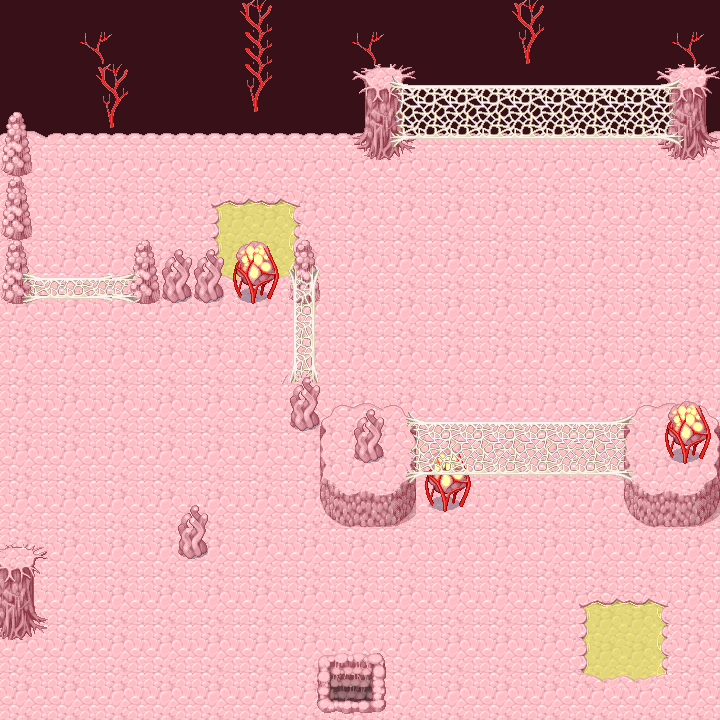

Rendered tile map (Tiled .tmx) drawn with the repository's tilesets; below, a short description and the map source with its tile grids summarised:
An orthogonal 45x45 tile map with 16x16 px tiles, 4 tile layers (background, first, second, third), 2 tilesets and 37 objects (17x barrier, 4x semi-transparent, entrance).

<map version="1.0" orientation="orthogonal" width="45" height="45" tilewidth="16" tileheight="16">
 <properties>
  <property name="scene-type" value="field" />
  <property name="sound" value="sounds/dungeon.mp3" />
  <property name="tmx" value="maps/M306.tmx" />
 </properties>
 <tileset firstgid="1" name="049-InnerBody01" tilewidth="16" tileheight="16">
  <image source="049-InnerBody01.png" width="256" height="672" />
 </tileset>
 <tileset firstgid="673" name="barrier-mask4" tilewidth="16" tileheight="16">
  <image source="barrier-mask4.png" width="64" height="64" />
 </tileset>
 <layer name="background" width="45" height="45">
  <data>[2025 cells, 2025 non-empty, 49 distinct tile ids]</data>
 </layer>
 <layer name="first" width="45" height="45">
  <data>[2025 cells, 309 non-empty, 111 distinct tile ids]</data>
 </layer>
 <layer name="second" width="45" height="45">
  <data>[2025 cells, 235 non-empty, 110 distinct tile ids]</data>
 </layer>
 <layer name="third" width="45" height="45">
  <data>[2025 cells, 123 non-empty, 58 distinct tile ids]</data>
 </layer>
 <objectgroup name="barriers" width="45" height="45">
  <object type="barrier" x="0" y="0" width="720" height="128" />
  <object type="barrier" x="352" y="128" width="64" height="32" />
  <object type="barrier" x="656" y="128" width="64" height="32" />
  <object type="barrier" x="0" y="128" width="32" height="176" />
  <object type="barrier" x="32" y="272" width="288" height="32" />
  <object type="barrier" x="288" y="304" width="32" height="128" />
  <object type="barrier" x="320" y="400" width="96" height="128" />
  <object type="barrier" x="624" y="400" width="96" height="128" />
  <object type="barrier" x="416" y="480" width="64" height="32" />
  <object type="barrier" x="0" y="608" width="48" height="32" />
  <object type="barrier" x="176" y="528" width="32" height="32" />
  <object type="barrier" x="-32" y="304" width="32" height="416" />
  <object type="barrier" x="-32" y="720" width="752" height="16" />
  <object type="barrier" x="720" y="128" width="16" height="608" />
  <object type="barrier" x="304" y="656" width="16" height="48" />
  <object type="barrier" x="384" y="656" width="16" height="48" />
  <object type="barrier" x="304" y="704" width="96" height="16" />
 </objectgroup>
 <objectgroup name="entrances" width="45" height="45">
  <object name="body" type="entrance" x="320" y="656" width="64" height="48">
   <properties>
    <property name="ID" value="M304" />
    <property name="dest" value="dungeon-4-north" />
   </properties>
  </object>
 </objectgroup>
 <objectgroup name="semi-transparents" width="45" height="45">
  <object type="semi-transparent" x="128" y="240" width="192" height="32" />
  <object type="semi-transparent" x="416" y="416" width="208" height="64" />
  <object type="semi-transparent" x="176" y="496" width="32" height="32" />
  <object type="semi-transparent" x="0" y="544" width="48" height="64" />
 </objectgroup>
 <objectgroup name="objects" width="45" height="45">
  <object x="421" y="242">
   <properties>
    <property name="ID" value="E403" />
    <property name="flags" value="F408,F401,F405,F403,F411,F413" />
   </properties>
  </object>
  <object x="498" y="227">
   <properties>
    <property name="ID" value="E404" />
    <property name="flags" value="F408,F411,F402,F403,F404,F406" />
   </properties>
  </object>
  <object x="592" y="238">
   <properties>
    <property name="ID" value="E415" />
    <property name="flags" value="F408,F411,F407,F413,F404,F408" />
   </properties>
  </object>
  <object x="455" y="169">
   <properties>
    <property name="ID" value="E417" />
    <property name="flags" value="F408,F412,F401,F405,F409,F410" />
   </properties>
  </object>
  <object x="545" y="171">
   <properties>
    <property name="ID" value="E418" />
    <property name="flags" value="F408,F401,F410,F402,F403,F408" />
   </properties>
  </object>
  <object x="114" y="410">
   <properties>
    <property name="ID" value="E411" />
    <property name="flags" value="F409,F412,F402,F403,F401,F406" />
   </properties>
  </object>
  <object x="196" y="377">
   <properties>
    <property name="ID" value="E412" />
    <property name="flags" value="F409,F413,F406,F410,F402,F401" />
   </properties>
  </object>
  <object x="43" y="369">
   <properties>
    <property name="ID" value="E417" />
    <property name="flags" value="F409,F405,F412,F403,F408,F409" />
   </properties>
  </object>
  <object x="107" y="331">
   <properties>
    <property name="ID" value="E419" />
    <property name="flags" value="F409,F404,F405,F402,F412,F407" />
   </properties>
  </object>
  <object x="333" y="197">
   <properties>
    <property name="ID" value="E417" />
    <property name="flags" value="F408,F410,F405,F406,F402,F401" />
   </properties>
  </object>
  <object x="527" y="320">
   <properties>
    <property name="ID" value="E415" />
    <property name="flags" value="F408,F403,F412,F407,F405,F409" />
   </properties>
  </object>
  <object x="266" y="503">
   <properties>
    <property name="ID" value="E412" />
    <property name="flags" value="F409,F413,F403,F407,F404,F411" />
   </properties>
  </object>
  <object x="130" y="570">
   <properties>
    <property name="ID" value="E412" />
    <property name="flags" value="F409,F406,F412,F408,F409,F401" />
   </properties>
  </object>
  <object x="92" y="505">
   <properties>
    <property name="ID" value="E411" />
    <property name="flags" value="F409,F408,F410,F406,F405,F413" />
   </properties>
  </object>
  <object x="26" y="449">
   <properties>
    <property name="ID" value="E417" />
    <property name="flags" value="F409,F408,F409,F411,F404,F410" />
   </properties>
  </object>
 </objectgroup>
</map>
